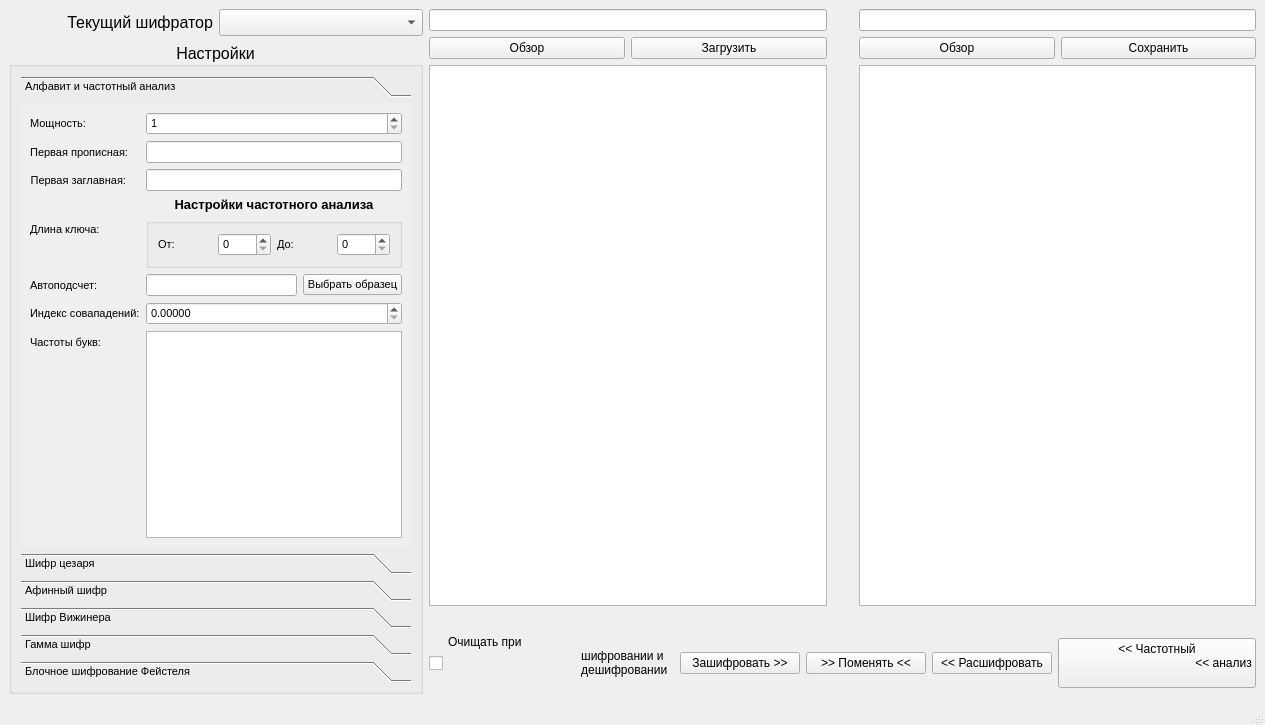
<?xml version="1.0" encoding="UTF-8"?>
<ui version="4.0">
    <class>MainWindow</class>
    <widget class="QMainWindow" name="MainWindow">
        <property name="geometry">
            <rect>
                <x>0</x>
                <y>0</y>
                <width>1265</width>
                <height>725</height>
            </rect>
        </property>
        <property name="windowTitle">
            <string>РГР Защита информации</string>
        </property>
        <widget class="QWidget" name="centralwidget">
            <layout class="QGridLayout" name="gridLayout">
                <item row="0" column="0">
                    <layout class="QHBoxLayout" name="horizontalLayout_6">
                        <item>
                            <widget class="QLabel" name="label_24">
                                <property name="font">
                                    <font>
                                        <pointsize>12</pointsize>
                                    </font>
                                </property>
                                <property name="text">
                                    <string>Текущий шифратор</string>
                                </property>
                                <property name="alignment">
                                    <set>Qt::AlignRight|Qt::AlignTrailing|Qt::AlignVCenter</set>
                                </property>
                            </widget>
                        </item>
                        <item>
                            <widget class="QComboBox" name="cmbCurCipher">
                                <property name="font">
                                    <font>
                                        <pointsize>12</pointsize>
                                        <weight>75</weight>
                                        <bold>true</bold>
                                    </font>
                                </property>
                            </widget>
                        </item>
                    </layout>
                </item>
                <item row="0" column="1" rowspan="2">
                    <layout class="QVBoxLayout" name="verticalLayout_2">
                        <item>
                            <widget class="QLineEdit" name="leSourcePath"/>
                        </item>
                        <item>
                            <layout class="QHBoxLayout" name="horizontalLayout">
                                <item>
                                    <widget class="QPushButton" name="btnSetSource">
                                        <property name="text">
                                            <string>Обзор</string>
                                        </property>
                                    </widget>
                                </item>
                                <item>
                                    <widget class="QPushButton" name="btnLoadSource">
                                        <property name="text">
                                            <string>Загрузить</string>
                                        </property>
                                    </widget>
                                </item>
                            </layout>
                        </item>
                        <item>
                            <widget class="QPlainTextEdit" name="ptInputText"/>
                        </item>
                        <item>
                            <spacer name="horizontalSpacer">
                                <property name="orientation">
                                    <enum>Qt::Horizontal</enum>
                                </property>
                                <property name="sizeHint" stdset="0">
                                    <size>
                                        <width>40</width>
                                        <height>20</height>
                                    </size>
                                </property>
                            </spacer>
                        </item>
                    </layout>
                </item>
                <item row="0" column="3" rowspan="2">
                    <layout class="QVBoxLayout" name="verticalLayout_3">
                        <item>
                            <widget class="QLineEdit" name="leOutPath"/>
                        </item>
                        <item>
                            <layout class="QHBoxLayout" name="horizontalLayout_4">
                                <item>
                                    <widget class="QPushButton" name="btnSetOut">
                                        <property name="text">
                                            <string>Обзор</string>
                                        </property>
                                    </widget>
                                </item>
                                <item>
                                    <widget class="QPushButton" name="btnSaveSource">
                                        <property name="text">
                                            <string>Сохранить</string>
                                        </property>
                                    </widget>
                                </item>
                            </layout>
                        </item>
                        <item>
                            <widget class="QPlainTextEdit" name="ptOutText"/>
                        </item>
                        <item>
                            <spacer name="horizontalSpacer_2">
                                <property name="orientation">
                                    <enum>Qt::Horizontal</enum>
                                </property>
                                <property name="sizeHint" stdset="0">
                                    <size>
                                        <width>40</width>
                                        <height>20</height>
                                    </size>
                                </property>
                            </spacer>
                        </item>
                    </layout>
                </item>
                <item row="1" column="0" rowspan="2">
                    <widget class="QGroupBox" name="gbSettings">
                        <property name="font">
                            <font>
                                <pointsize>12</pointsize>
                                <weight>50</weight>
                                <bold>false</bold>
                            </font>
                        </property>
                        <property name="title">
                            <string>Настройки</string>
                        </property>
                        <property name="alignment">
                            <set>Qt::AlignCenter</set>
                        </property>
                        <layout class="QVBoxLayout" name="verticalLayout_4">
                            <item>
                                <widget class="QToolBox" name="tbSettings">
                                    <property name="font">
                                        <font>
                                            <pointsize>8</pointsize>
                                            <weight>50</weight>
                                            <bold>false</bold>
                                        </font>
                                    </property>
                                    <property name="currentIndex">
                                        <number>0</number>
                                    </property>
                                    <widget class="QWidget" name="pageAlphabet">
                                        <property name="geometry">
                                            <rect>
                                                <x>0</x>
                                                <y>0</y>
                                                <width>436</width>
                                                <height>481</height>
                                            </rect>
                                        </property>
                                        <attribute name="label">
                                            <string>Алфавит и частотный анализ</string>
                                        </attribute>
                                        <layout class="QFormLayout" name="formLayout">
                                            <item row="0" column="0">
                                                <widget class="QLabel" name="label">
                                                    <property name="text">
                                                        <string>Мощность:</string>
                                                    </property>
                                                    <property name="alignment">
                                                        <set>Qt::AlignRight|Qt::AlignTrailing|Qt::AlignVCenter</set>
                                                    </property>
                                                </widget>
                                            </item>
                                            <item row="0" column="1">
                                                <widget class="QSpinBox" name="sbAbcLength">
                                                    <property name="minimum">
                                                        <number>1</number>
                                                    </property>
                                                    <property name="maximum">
                                                        <number>2999</number>
                                                    </property>
                                                </widget>
                                            </item>
                                            <item row="1" column="0">
                                                <widget class="QLabel" name="label_2">
                                                    <property name="text">
                                                        <string>Первая прописная:</string>
                                                    </property>
                                                    <property name="alignment">
                                                        <set>Qt::AlignRight|Qt::AlignTrailing|Qt::AlignVCenter</set>
                                                    </property>
                                                </widget>
                                            </item>
                                            <item row="1" column="1">
                                                <widget class="QLineEdit" name="leAbcFL">
                                                    <property name="maxLength">
                                                        <number>1</number>
                                                    </property>
                                                </widget>
                                            </item>
                                            <item row="2" column="0">
                                                <widget class="QLabel" name="label_3">
                                                    <property name="text">
                                                        <string>Первая заглавная:</string>
                                                    </property>
                                                    <property name="alignment">
                                                        <set>Qt::AlignRight|Qt::AlignTrailing|Qt::AlignVCenter</set>
                                                    </property>
                                                </widget>
                                            </item>
                                            <item row="2" column="1">
                                                <widget class="QLineEdit" name="leAbcFU">
                                                    <property name="maxLength">
                                                        <number>1</number>
                                                    </property>
                                                </widget>
                                            </item>
                                            <item row="8" column="0">
                                                <widget class="QLabel" name="label_6">
                                                    <property name="text">
                                                        <string>Автоподсчет:</string>
                                                    </property>
                                                </widget>
                                            </item>
                                            <item row="8" column="1">
                                                <layout class="QHBoxLayout" name="horizontalLayout_2">
                                                    <item>
                                                        <widget class="QLineEdit" name="leAbcSourcePath"/>
                                                    </item>
                                                    <item>
                                                        <widget class="QPushButton" name="btnAbcLoadSource">
                                                            <property name="text">
                                                                <string>Выбрать образец</string>
                                                            </property>
                                                        </widget>
                                                    </item>
                                                </layout>
                                            </item>
                                            <item row="11" column="0">
                                                <widget class="QLabel" name="label_4">
                                                    <property name="text">
                                                        <string>Индекс совападений:</string>
                                                    </property>
                                                    <property name="textFormat">
                                                        <enum>Qt::PlainText</enum>
                                                    </property>
                                                    <property name="wordWrap">
                                                        <bool>true</bool>
                                                    </property>
                                                </widget>
                                            </item>
                                            <item row="11" column="1">
                                                <widget class="QDoubleSpinBox" name="dsbAbcFrequency">
                                                    <property name="decimals">
                                                        <number>5</number>
                                                    </property>
                                                    <property name="maximum">
                                                        <double>1.000000000000000</double>
                                                    </property>
                                                    <property name="singleStep">
                                                        <double>0.000001000000000</double>
                                                    </property>
                                                </widget>
                                            </item>
                                            <item row="12" column="0">
                                                <widget class="QLabel" name="label_5">
                                                    <property name="text">
                                                        <string>Частоты букв:</string>
                                                    </property>
                                                </widget>
                                            </item>
                                            <item row="12" column="1">
                                                <widget class="QTableWidget" name="tvAbcLettersFreqs"/>
                                            </item>
                                            <item row="7" column="0">
                                                <widget class="QLabel" name="label_26">
                                                    <property name="text">
                                                        <string>Длина ключа:</string>
                                                    </property>
                                                </widget>
                                            </item>
                                            <item row="7" column="1">
                                                <widget class="QGroupBox" name="horizontalGroupBox_2">
                                                    <layout class="QHBoxLayout" name="horizontalLayout_7">
                                                        <item>
                                                            <widget class="QLabel" name="label_27">
                                                                <property name="text">
                                                                    <string>От:</string>
                                                                </property>
                                                            </widget>
                                                        </item>
                                                        <item>
                                                            <widget class="QSpinBox" name="sbFreqKeyFrom"/>
                                                        </item>
                                                        <item>
                                                            <widget class="QLabel" name="label_28">
                                                                <property name="text">
                                                                    <string>До:</string>
                                                                </property>
                                                            </widget>
                                                        </item>
                                                        <item>
                                                            <widget class="QSpinBox" name="sbFreqKeyTo"/>
                                                        </item>
                                                    </layout>
                                                </widget>
                                            </item>
                                            <item row="3" column="1">
                                                <widget class="QLabel" name="label_25">
                                                    <property name="font">
                                                        <font>
                                                            <pointsize>10</pointsize>
                                                            <weight>75</weight>
                                                            <bold>true</bold>
                                                        </font>
                                                    </property>
                                                    <property name="text">
                                                        <string>Настройки частотного анализа</string>
                                                    </property>
                                                    <property name="alignment">
                                                        <set>Qt::AlignCenter</set>
                                                    </property>
                                                </widget>
                                            </item>
                                        </layout>
                                    </widget>
                                    <widget class="QWidget" name="pageCaesar">
                                        <property name="geometry">
                                            <rect>
                                                <x>0</x>
                                                <y>0</y>
                                                <width>398</width>
                                                <height>448</height>
                                            </rect>
                                        </property>
                                        <attribute name="label">
                                            <string>Шифр цезаря</string>
                                        </attribute>
                                        <layout class="QFormLayout" name="formLayout_2">
                                            <item row="0" column="0">
                                                <widget class="QLabel" name="label_7">
                                                    <property name="text">
                                                        <string>Ключ:</string>
                                                    </property>
                                                </widget>
                                            </item>
                                            <item row="0" column="1">
                                                <widget class="QSpinBox" name="sbCaesarKey"/>
                                            </item>
                                        </layout>
                                    </widget>
                                    <widget class="QWidget" name="pageAffine">
                                        <property name="geometry">
                                            <rect>
                                                <x>0</x>
                                                <y>0</y>
                                                <width>398</width>
                                                <height>448</height>
                                            </rect>
                                        </property>
                                        <attribute name="label">
                                            <string>Афинный шифр</string>
                                        </attribute>
                                        <layout class="QFormLayout" name="formLayout_3">
                                            <item row="2" column="0">
                                                <widget class="QLabel" name="label_8">
                                                    <property name="text">
                                                        <string>B:</string>
                                                    </property>
                                                </widget>
                                            </item>
                                            <item row="2" column="1">
                                                <widget class="QSpinBox" name="sbAffineB"/>
                                            </item>
                                            <item row="0" column="1">
                                                <widget class="QSpinBox" name="sbAffineA"/>
                                            </item>
                                            <item row="0" column="0">
                                                <widget class="QLabel" name="label_9">
                                                    <property name="text">
                                                        <string>A:</string>
                                                    </property>
                                                </widget>
                                            </item>
                                            <item row="3" column="0">
                                                <widget class="QLabel" name="label_10">
                                                    <property name="text">
                                                        <string>-A:</string>
                                                    </property>
                                                </widget>
                                            </item>
                                            <item row="3" column="1">
                                                <widget class="QSpinBox" name="sbAffine_A"/>
                                            </item>
                                        </layout>
                                    </widget>
                                    <widget class="QWidget" name="pageViginer">
                                        <property name="geometry">
                                            <rect>
                                                <x>0</x>
                                                <y>0</y>
                                                <width>398</width>
                                                <height>448</height>
                                            </rect>
                                        </property>
                                        <attribute name="label">
                                            <string>Шифр Вижинера</string>
                                        </attribute>
                                        <layout class="QFormLayout" name="formLayout_4">
                                            <item row="0" column="0">
                                                <widget class="QLabel" name="label_11">
                                                    <property name="text">
                                                        <string>Ключ:</string>
                                                    </property>
                                                </widget>
                                            </item>
                                            <item row="0" column="1">
                                                <widget class="QLineEdit" name="leViginerKey"/>
                                            </item>
                                        </layout>
                                    </widget>
                                    <widget class="QWidget" name="pageGamma">
                                        <property name="geometry">
                                            <rect>
                                                <x>0</x>
                                                <y>0</y>
                                                <width>398</width>
                                                <height>448</height>
                                            </rect>
                                        </property>
                                        <attribute name="label">
                                            <string>Гамма шифр</string>
                                        </attribute>
                                        <layout class="QFormLayout" name="formLayout_5">
                                            <item row="6" column="0">
                                                <widget class="QLabel" name="label_12">
                                                    <property name="text">
                                                        <string>Нач. ключ:</string>
                                                    </property>
                                                </widget>
                                            </item>
                                            <item row="6" column="1">
                                                <widget class="QSpinBox" name="sbGammaInitKey">
                                                    <property name="maximum">
                                                        <number>99999</number>
                                                    </property>
                                                </widget>
                                            </item>
                                            <item row="1" column="1">
                                                <widget class="QSpinBox" name="sbGammaA">
                                                    <property name="maximum">
                                                        <number>99999</number>
                                                    </property>
                                                </widget>
                                            </item>
                                            <item row="3" column="1">
                                                <widget class="QSpinBox" name="sbGammaB">
                                                    <property name="maximum">
                                                        <number>99999</number>
                                                    </property>
                                                </widget>
                                            </item>
                                            <item row="3" column="0">
                                                <widget class="QLabel" name="label_14">
                                                    <property name="text">
                                                        <string>B:</string>
                                                    </property>
                                                </widget>
                                            </item>
                                            <item row="1" column="0">
                                                <widget class="QLabel" name="label_13">
                                                    <property name="text">
                                                        <string>A:</string>
                                                    </property>
                                                </widget>
                                            </item>
                                            <item row="4" column="1">
                                                <widget class="QSpinBox" name="sbGammaM">
                                                    <property name="maximum">
                                                        <number>99999</number>
                                                    </property>
                                                </widget>
                                            </item>
                                            <item row="4" column="0">
                                                <widget class="QLabel" name="label_15">
                                                    <property name="text">
                                                        <string>M:</string>
                                                    </property>
                                                </widget>
                                            </item>
                                        </layout>
                                    </widget>
                                    <widget class="QWidget" name="pageFeistel">
                                        <property name="geometry">
                                            <rect>
                                                <x>0</x>
                                                <y>0</y>
                                                <width>461</width>
                                                <height>448</height>
                                            </rect>
                                        </property>
                                        <attribute name="label">
                                            <string>Блочное шифрование Фейстеля</string>
                                        </attribute>
                                        <layout class="QGridLayout" name="gridLayout_2">
                                            <item row="5" column="1" colspan="2">
                                                <widget class="QSpinBox" name="sbFeistelA">
                                                    <property name="maximum">
                                                        <number>99999</number>
                                                    </property>
                                                </widget>
                                            </item>
                                            <item row="6" column="0">
                                                <widget class="QLabel" name="label_22">
                                                    <property name="text">
                                                        <string>B:</string>
                                                    </property>
                                                </widget>
                                            </item>
                                            <item row="1" column="2">
                                                <widget class="QLineEdit" name="leFeistelEmptyChar">
                                                    <property name="maxLength">
                                                        <number>1</number>
                                                    </property>
                                                </widget>
                                            </item>
                                            <item row="7" column="0">
                                                <widget class="QLabel" name="label_23">
                                                    <property name="text">
                                                        <string>M:</string>
                                                    </property>
                                                </widget>
                                            </item>
                                            <item row="8" column="0">
                                                <widget class="QLabel" name="label_21">
                                                    <property name="text">
                                                        <string>Нач. ключ:</string>
                                                    </property>
                                                </widget>
                                            </item>
                                            <item row="1" column="0" colspan="2">
                                                <widget class="QLabel" name="label_17">
                                                    <property name="text">
                                                        <string>Дополняющий символ:</string>
                                                    </property>
                                                </widget>
                                            </item>
                                            <item row="8" column="1" colspan="2">
                                                <widget class="QSpinBox" name="sbFeistelInitKey">
                                                    <property name="maximum">
                                                        <number>99999</number>
                                                    </property>
                                                </widget>
                                            </item>
                                            <item row="0" column="2">
                                                <widget class="QSpinBox" name="sbFeistelBlockSize">
                                                    <property name="minimum">
                                                        <number>2</number>
                                                    </property>
                                                    <property name="maximum">
                                                        <number>1024</number>
                                                    </property>
                                                    <property name="singleStep">
                                                        <number>2</number>
                                                    </property>
                                                </widget>
                                            </item>
                                            <item row="5" column="0">
                                                <widget class="QLabel" name="label_20">
                                                    <property name="text">
                                                        <string>A:</string>
                                                    </property>
                                                </widget>
                                            </item>
                                            <item row="0" column="0">
                                                <widget class="QLabel" name="label_16">
                                                    <property name="text">
                                                        <string>Размер блока:</string>
                                                    </property>
                                                </widget>
                                            </item>
                                            <item row="6" column="1" colspan="2">
                                                <widget class="QSpinBox" name="sbFeistelB">
                                                    <property name="maximum">
                                                        <number>99999</number>
                                                    </property>
                                                </widget>
                                            </item>
                                            <item row="7" column="1" colspan="2">
                                                <widget class="QSpinBox" name="sbFeistelM">
                                                    <property name="maximum">
                                                        <number>99999</number>
                                                    </property>
                                                </widget>
                                            </item>
                                            <item row="2" column="0" colspan="2">
                                                <widget class="QLabel" name="label_18">
                                                    <property name="text">
                                                        <string>Раундов шифрования:</string>
                                                    </property>
                                                </widget>
                                            </item>
                                            <item row="2" column="2">
                                                <widget class="QSpinBox" name="sbFeistelRounds">
                                                    <property name="minimum">
                                                        <number>1</number>
                                                    </property>
                                                    <property name="maximum">
                                                        <number>1024</number>
                                                    </property>
                                                    <property name="singleStep">
                                                        <number>1</number>
                                                    </property>
                                                </widget>
                                            </item>
                                            <item row="3" column="0" colspan="3">
                                                <widget class="QLabel" name="label_19">
                                                    <property name="text">
                                                        <string>&lt;html&gt;&lt;head/&gt;&lt;body&gt;&lt;p&gt;В качестве
                                                            функции шифрования используется&lt;/p&gt;&lt;p&gt;Гамма
                                                            шифр, настройте его&lt;/p&gt;&lt;/body&gt;&lt;/html&gt;
                                                        </string>
                                                    </property>
                                                    <property name="alignment">
                                                        <set>Qt::AlignCenter</set>
                                                    </property>
                                                </widget>
                                            </item>
                                        </layout>
                                    </widget>
                                </widget>
                            </item>
                        </layout>
                    </widget>
                </item>
                <item row="1" column="2">
                    <spacer name="verticalSpacer">
                        <property name="orientation">
                            <enum>Qt::Vertical</enum>
                        </property>
                        <property name="sizeHint" stdset="0">
                            <size>
                                <width>20</width>
                                <height>579</height>
                            </size>
                        </property>
                    </spacer>
                </item>
                <item row="2" column="1" colspan="3">
                    <layout class="QHBoxLayout" name="horizontalLayout_8">
                        <item>
                            <widget class="QCheckBox" name="cbClearText">
                                <property name="text">
                                    <string>Очищать при
                                        шифровании и
                                        дешифровании
                                    </string>
                                </property>
                            </widget>
                        </item>
                        <item>
                            <widget class="QPushButton" name="btnCiphering">
                                <property name="text">
                                    <string>Зашифровать &gt;&gt;</string>
                                </property>
                            </widget>
                        </item>
                        <item>
                            <widget class="QPushButton" name="btnSwap">
                                <property name="text">
                                    <string>&gt;&gt; Поменять &lt;&lt;</string>
                                </property>
                            </widget>
                        </item>
                        <item>
                            <widget class="QPushButton" name="btnDeciphering">
                                <property name="text">
                                    <string>&lt;&lt; Расшифровать</string>
                                </property>
                            </widget>
                        </item>
                        <item>
                            <widget class="QPushButton" name="btnFreqAnalysis">
                                <property name="text">
                                    <string>&lt;&lt; Частотный
                                        &lt;&lt; анализ
                                    </string>
                                </property>
                            </widget>
                        </item>
                    </layout>
                </item>
            </layout>
        </widget>
        <widget class="QMenuBar" name="menubar">
            <property name="geometry">
                <rect>
                    <x>0</x>
                    <y>0</y>
                    <width>1265</width>
                    <height>21</height>
                </rect>
            </property>
        </widget>
        <widget class="QStatusBar" name="statusbar"/>
    </widget>
    <tabstops>
        <tabstop>sbAbcLength</tabstop>
        <tabstop>leAbcFL</tabstop>
        <tabstop>leAbcFU</tabstop>
    </tabstops>
    <resources/>
    <connections/>
</ui>
